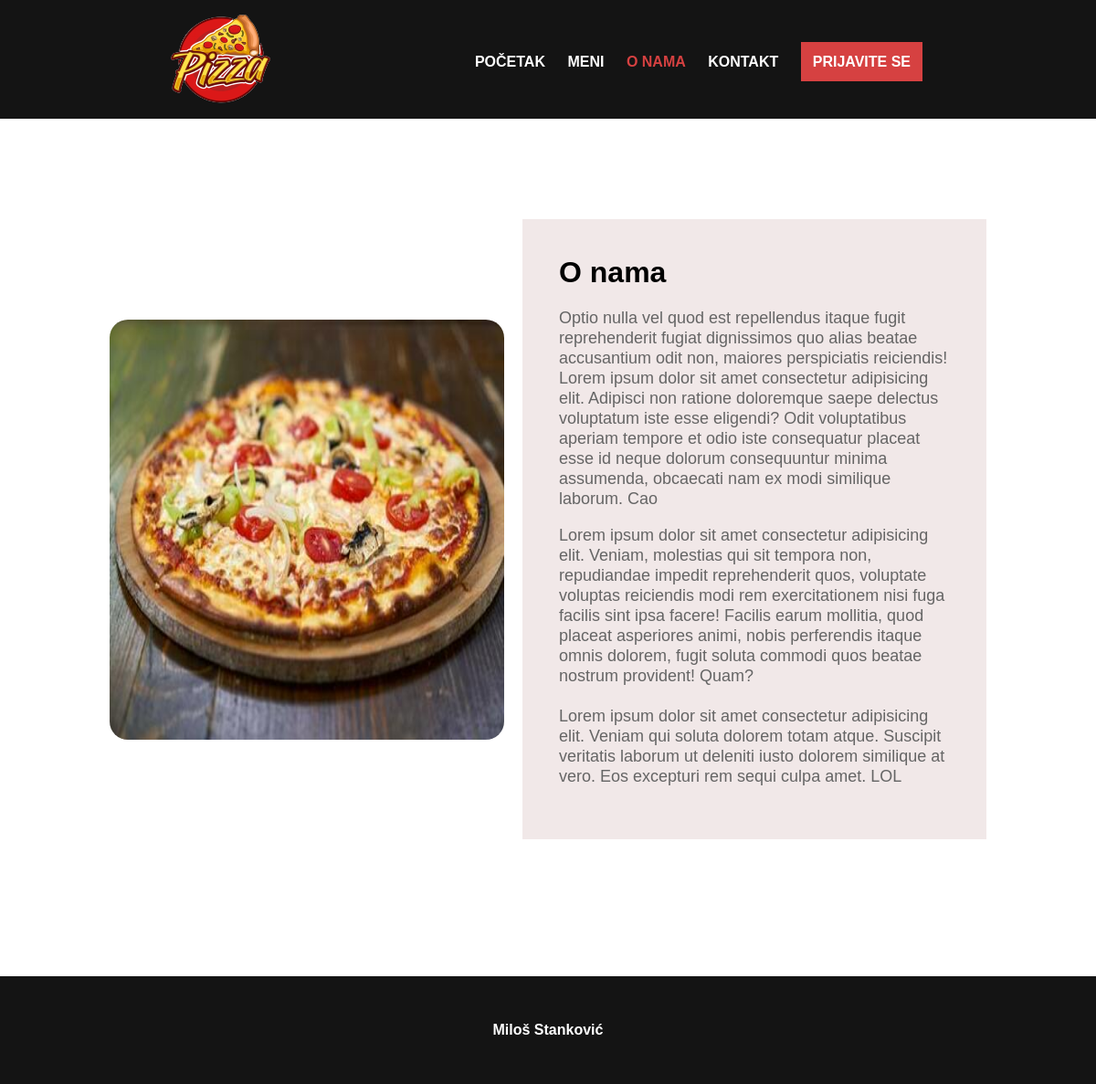
The app's page /index.php?page=about with its own data.
### tables this page shows
CREATE TABLE `about` (
  `about_id` int(10) UNSIGNED NOT NULL,
  `about_main_p` text NOT NULL,
  `about_second_p` text NOT NULL
);

### modules/module-about.php (called while the page is built, shortened)
<?php
include TEMPLATE_ABOUT;
?>

### templates/template-about.php (the view, shortened to what this page needs)
<?php
$sql = "SELECT *
        FROM `about`
        WHERE `about_id` = 1";
$result = mysqli_query($connection, $sql);
$about = mysqli_fetch_assoc($result);
?>
<div class="about">
    <img src="<?= IMG_ABOUT ?>" alt="pizza about" class="img-about">
    <div class="about-info">
        <div class="about-top">
            <h1>O nama</h1>
        </div>
        <p><?= $about["about_main_p"] ?></p><br>
        <p><?= $about["about_second_p"] ?></p><br>
    </div>
</div>

### public/css/style.css (style rules this page uses)
* { margin: 0; padding: 0; font-family: 'Trebuchet MS', sans-serif; }
.about { display: flex; align-items: center; width: 80%; margin: 60px auto 0 auto; padding: 50px 0; }
.about img { width: 45%; height: 460px; margin-right: 20px; border-radius: 20px; }
.about-info { width: 55%; padding: 40px; background-color: rgb(241, 232, 232); }
.about-top { display: flex; justify-content: space-between; }
.about-top h1 { padding-bottom: 20px; }
.about-info p { color: rgb(101, 101, 101); font-size: 18px; line-height: 22px; white-space: pre-wrap; }

### records on screen
about: about_main_p "Optio nulla vel quod est repellendus itaque fugit reprehenderit fugiat dignissimos quo alias beatae accusantium odit non, maiores perspiciatis reiciendis! Lorem ipsum dolor sit amet consectetur adipisicing elit. Adipisci non ratione doloremque saepe delectus voluptatum iste esse eligendi? Odit voluptatibus aperiam tempore et odio iste consequatur placeat esse id neque dolorum consequuntur minima assumenda, obcaecati nam ex modi similique laborum. Cao", about_second_p "Lorem ipsum dolor sit amet consectetur adipisicing elit. Veniam, molestias qui sit tempora non, repudiandae impedit reprehenderit quos, voluptate voluptas reiciendis modi rem exercitationem nisi fuga facilis sint ipsa facere! Facilis earum mollitia, quod placeat asperiores animi, nobis perferendis itaque omnis dolorem, fugit soluta commodi quos beatae nostrum provident! Quam? Lorem ipsum dolor sit amet consectetur adipisicing elit. Veniam qui soluta dolorem totam atque. Suscipit veritatis laborum ut deleniti iusto dolorem similique at vero. Eos excepturi rem sequi culpa amet. LOL"
